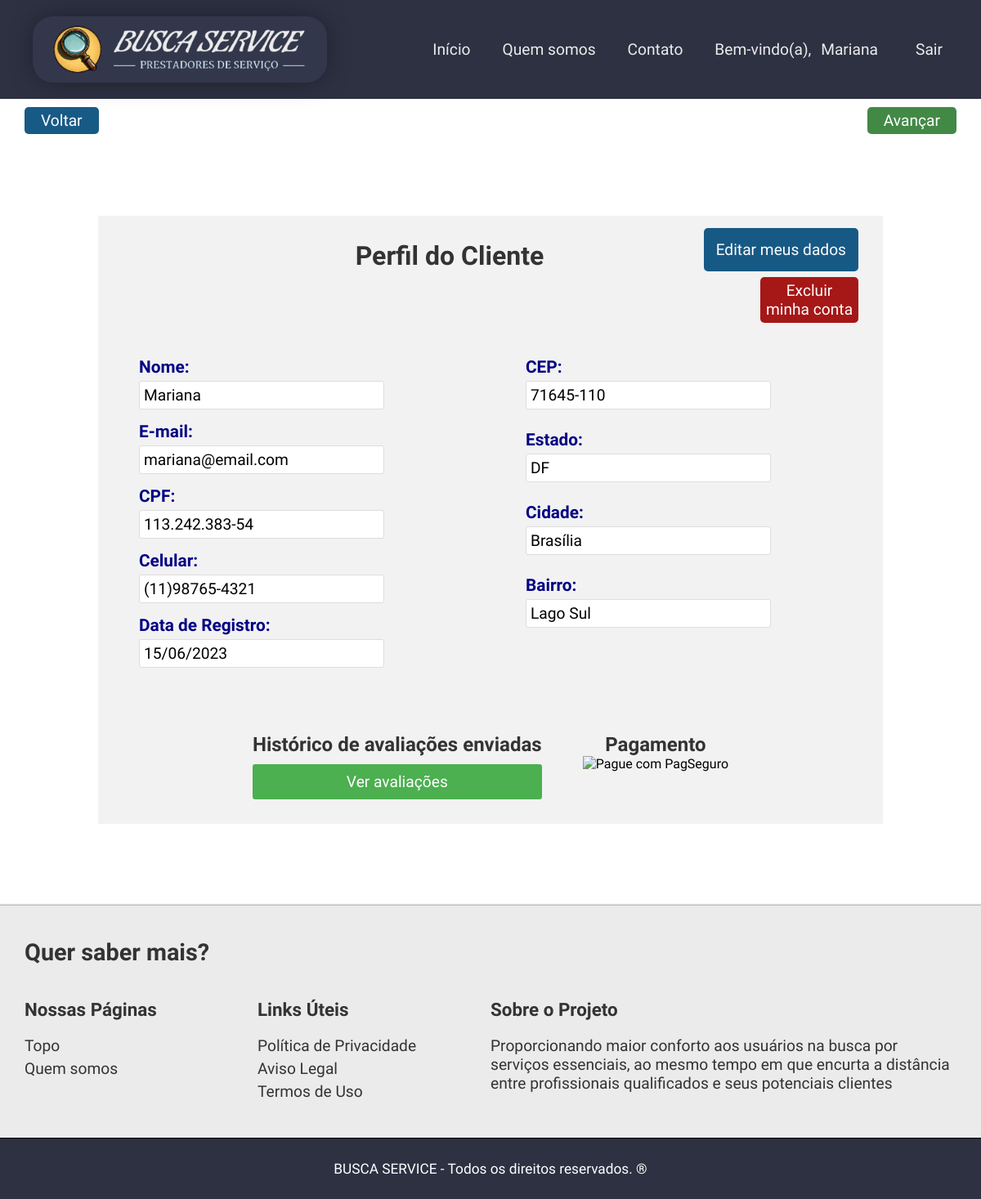
Page /app/views/perfil_cli.php (signed in) on the earlier database version.
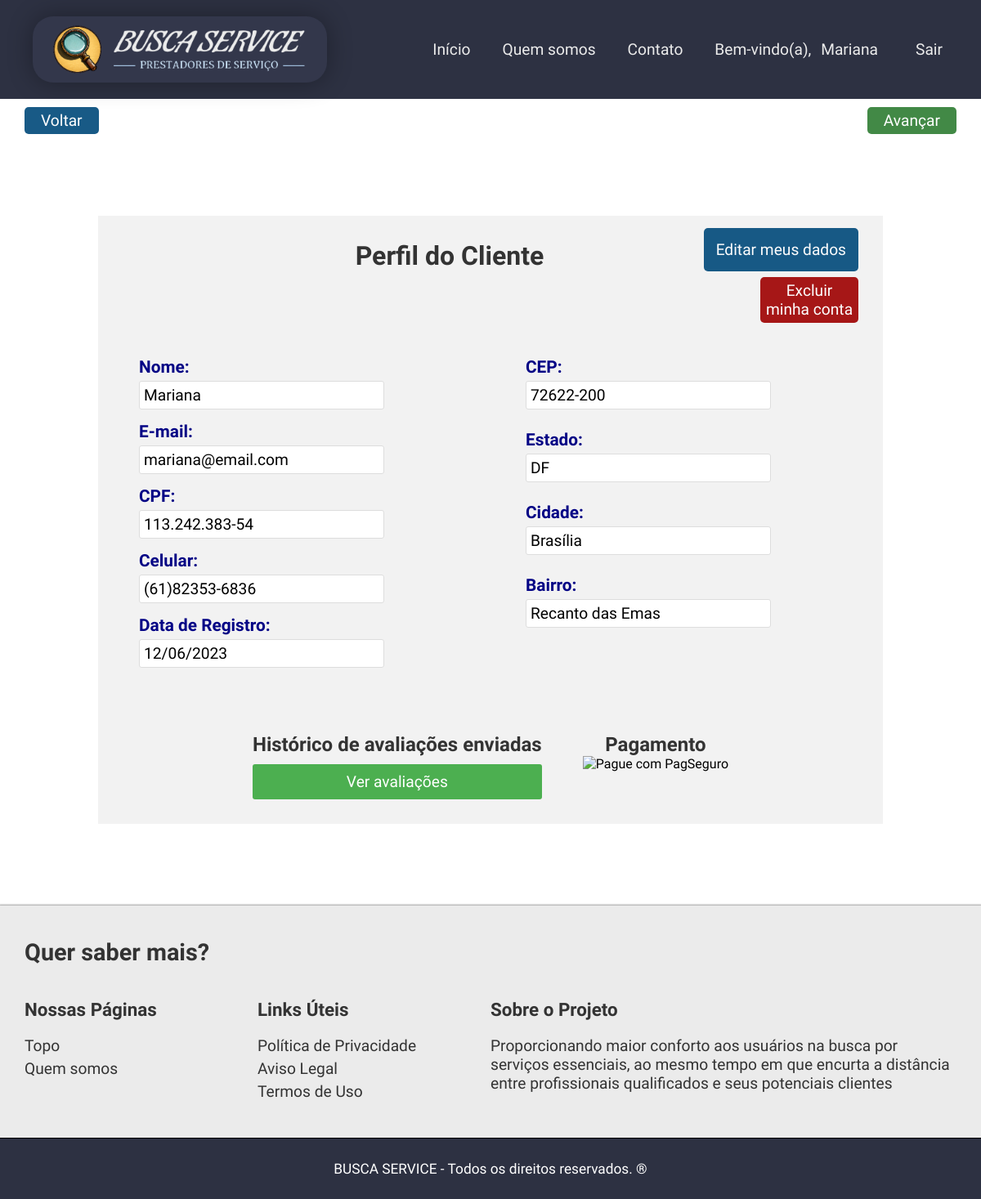
Same page on the later database version.
### tables this page shows
CREATE TABLE cliente (
  idcli INT(11) NOT NULL AUTO_INCREMENT,
  nome VARCHAR(45) NOT NULL,
  email VARCHAR(255) NOT NULL,
  senha VARCHAR(60) NOT NULL,
  cpf VARCHAR(14) NOT NULL,
  telefone VARCHAR(18) NOT NULL,
  cep VARCHAR(9) NOT NULL,
  estado VARCHAR(45) NOT NULL,
  cidade VARCHAR(45) NOT NULL,
  bairro VARCHAR(45) NOT NULL,
  perfil VARCHAR(3) NOT NULL DEFAULT 'CLI' COMMENT 'ADM=Administrador\\nPRO=Profissional\\nCLI=Cliente',
  status TINYINT(1) NOT NULL DEFAULT 1 COMMENT '\"0\" = Inativo / \"1\" = Ativo',
  dataregcli DATETIME NOT NULL DEFAULT CURRENT_TIMESTAMP(),
  PRIMARY KEY (idcli),
  UNIQUE KEY unique_cpf_cli (cpf)
  );

### app/views/perfil_cli.php (the view, shortened to what this page needs)
<?php
require_once 'layouts/site/header.php';
require_once 'layouts/site/menu.php';
$idcli = isset($_SESSION['usuario']['idcli']) ? $_SESSION['usuario']['idcli'] : 0;
$dbh = Conexao::getInstance();
$query = "SELECT * FROM `busca_service`.`cliente` WHERE idcli=:idcli LIMIT 1";
$stmt = $dbh->prepare($query);
$stmt->bindParam(':idcli', $idcli);
$stmt->execute();
$row = $stmt->fetch(PDO::FETCH_ASSOC);
?>
<body>
<?php require_once "botoes_navegacao.php"?>
    <div class="container">
        <h1 class="container_titulo">Perfil do Cliente</h1>
        <a href="update_cli.php?idcli=<?= base64_encode($row['idcli']) ?>">
        <button class="perfil-btn" name="botao" id="edit-perfil" value="editar">Editar meus dados</button>
        </a>
        <form action="" method="post">
            <button class="perfil-btn" name="botao" id="delete-perfil" value="deletar" onclick="return confirm('Deseja realmente excluir sua conta?');">Excluir minha conta</button>
        </form>
        <div class="dados">
            <div class="dados-pessoais_cli">
                <div class="campo campo-pessoal">
                    <label for="nome" class="label_perfil">Nome:</label>
                    <input type="text" id="nome" class="input_perfil" value="<?= $row['nome'] ?>" readonly>
                </div>
                <div class="campo campo-pessoal">
                    <label for="email" class="label_perfil">E-mail:</label>
                    <input type="text" id="email" class="input_perfil" value="<?= $row['email'] ?>" readonly>
                </div>
                <div class="campo campo-pessoal">
                    <label for="cpf" class="label_perfil">CPF:</label>
                    <input type="text" id="cpf" class="input_perfil" value="<?= $row['cpf'] ?>" readonly>
                </div>
                <div class="campo campo-pessoal">
                    <label for="telefone" class="label_perfil">Celular:</label>
                    <input type="text" id="telefone" class="input_perfil" value="<?= $row['telefone'] ?>" readonly>
                </div>
                <div class="campo campo-pessoal">
                    <label for="dataregcli" class="label_perfil">Data de Registro:</label>
                    <input type="text" id="data_registro" class="input_perfil" value="<?= date('d/m/Y', strtotime($row['dataregcli'])) ?>" readonly>
                </div>
            </div>
            <div class="dados dados-endereco">
                <div class="campo campo-endereco">
                    <label for="cep" class="label_perfil">CEP:</label>
                    <input type="text" id="cep" class="input_perfil" value="<?= $row['cep'] ?>" readonly>
                </div>
                <div class="campo campo-endereco">
                    <label for="estado" class="label_perfil">Estado:</label>
                    <input type="text" id="estado" class="input_perfil" value="<?= $row['estado'] ?>" readonly>
                </div>
                <div class="campo campo-endereco">
                    <label for="cidade" class="label_perfil">Cidade:</label>
                    <input type="text" id="cidade" class="input_perfil" value="<?= $row['cidade'] ?>" readonly>
                </div>
                <div class="campo campo-endereco">
                    <label for="bairro" class="label_perfil">Bairro:</label>
                    <input type="text" id="bairro" class="input_perfil" value="<?= $row['bairro'] ?>" readonly>
                </div>
            </div>
        </div>
        <div class="historico-avaliacoes">
            <h2 class="imagens_trabalho_titulo">Histórico de avaliações enviadas</h2>
            <a href="historico_ava.php?idcli=<?= base64_encode($row['idcli']) ?>" class="btn_historico">Ver avaliações</a>
        </div>
        <div class="historico-avaliacoes">
            <h2 class="imagens_trabalho_titulo">Pagamento</h2>
            <form method="post" target="pagseguro" action="https://pagseguro.uol.com.br/v2/checkout/payment.html">
                <input alt="Pague com PagSeguro" name="submit" type="image" src="https://p.simg.uol.com.br/out/pagseguro/i/botoes/pagamentos/120x53-pagar.gif" />
            </form>
        </div>
    </div>
</body>
<?php require_once 'layouts/site/footer.php'; ?>

### app/views/layouts/site/header.php (shortened to what this page needs)
<!DOCTYPE html>
<html lang="pt-br">
<head>
    <link rel="stylesheet" href="assets/css/boot.css" type="text/css">
    <link rel="stylesheet" href="assets/css/style.css" type="text/css">
    <link rel="stylesheet" href="assets/css/fonticon.css" type="text/css">
    <link rel="stylesheet" href="assets/css/login.css" type="text/css">
    <link rel="stylesheet" href="assets/css/modal.css" type="text/css">
    <link rel="stylesheet" href="assets/css/lista.css" type="text/css">
    <link rel="stylesheet" href="assets/css/formulario.css" type="text/css">
    <link rel="stylesheet" href="assets/css/footer_links.css" type="text/css">
    <link rel="stylesheet" href="assets/css/contato.css" type="text/css">
    <link rel="stylesheet" href="assets/css/resultado.css" type="text/css">
    <link rel="stylesheet" href="assets/css/perfil_cli.css" type="text/css">
    <link rel="stylesheet" href="assets/css/avaliacao.css" type="text/css">
</head>
<body>

### app/views/layouts/site/menu.php (shortened to what this page needs)
<section>
    <header class="navbar">
        <div class="main-navbar">
            <a class="main-navbar-logo-nome" href="index.php">
                <img class="imagem" src="assets/img/logomarca20_bs.png" alt="Busca Service" title="Busca Service" width="350">
            </a>
            <nav>
                <ul class="navmenu">
                    <?php
                        $currentPage = basename($_SERVER['PHP_SELF']);
                        if ($currentPage !== 'index.php') {
                            echo '<li><a href="index.php" class="navmenu_index">Início</a></li>';
                        }
                    ?>
                    <li><a href="quem_somos.php" class="navmenu_index">Quem somos</a></li>
                    <li><a href="contato.php" class="navmenu_index">Contato</a></li>
                    <?php
                    if (isset($_SESSION['usuario']) && isset($_SESSION['usuario']['perfil']) && $_SESSION['usuario']['perfil'] == 'ADM') {
                        echo "<li><a href='usuario_admin.php' class='navmenu_index'>Admin</a></li>";
                        echo "<li><a href='logout.php' class='navmenu_index'>Sair</a></li>";
                    } else if (isset($_SESSION['usuario']) && isset($_SESSION['usuario']['perfil'])) {
                        if (isset($_SESSION['usuario']['nome'])) {
                            $nomeCliente = isset($_SESSION['usuario']['nome']) ? $_SESSION['usuario']['nome'] : '';
                            $nomeArray = explode(' ', $nomeCliente);
                            $primeiroNome = $nomeArray[0];
                        } else {
                            $primeiroNome = '';
                        }
                        if ($_SESSION['usuario']['perfil'] == 'CLI') {
                            echo "<li><a href='perfil_cli.php' class='navmenu_index'>Bem-vindo(a), <span class='nome_usu'>$primeiroNome</span></a></li>";
                        } elseif ($_SESSION['usuario']['perfil'] == 'PRO') {
                            echo "<li><a href='perfil_pro.php' class='navmenu_index'>Bem-vindo(a), <span class='nome_usu'>$primeiroNome</span></a></li>";
                        }
                        echo "<li><a href='logout.php' class='navmenu_index'>Sair</a></li>";
                    }
                    ?>
                </ul>
            </nav>
        </div>
    </header>
</section>

### app/views/botoes_navegacao.php
<header>
        <p class="botoes_navegacao">
          <button onclick="history.back()" class="btn_volta2">Voltar</button>
          <button onclick="history.forward()" class="btn_avancar2">Avançar</button>
        </p>
</header>

### app/views/layouts/site/footer.php (shortened to what this page needs)
<section class="main_footer">
    <header>
        <h1>Quer saber mais?</h1>
    </header>
    <article class="main_footer_our_pages">
        <header>
            <h2>Nossas Páginas</h2>
        </header>
        <ul>
            <li><button class="topo-button" onclick="scrollToTop()">Topo</button></li>
            <li><a href="quem_somos.php">Quem somos</a></li>
        </ul>
    </article>
    <article class="main_footer_links">
        <header>
            <h2>Links Úteis</h2>
        </header>
        <ul>
            <li><a href="politica_privacidade.php">Política de Privacidade</a></li>
            <li><a href="aviso_legal.php">Aviso Legal</a></li>
            <li><a href="termos_uso.php">Termos de Uso</a></li>
        </ul>
    </article>
    <article class="main_footer_about">
        <header>
            <h2>Sobre o Projeto</h2>
        </header>
        <p>Proporcionando maior conforto aos usuários na busca por serviços essenciais, ao mesmo tempo em que encurta a distância entre profissionais qualificados e seus potenciais clientes</p>
    </article>
</section>
<footer class="main_footer_rights">
    <p> BUSCA SERVICE - Todos os direitos reservados. &reg;</p>
</footer>
</body>
</html>

### app/views/assets/css/boot.css (style rules this page uses)
* { padding: 0; margin: 0; box-sizing: border-box; text-decoration: none; font-size: 1em; font-family: 'Ubuntu', sans-serif; }

### app/views/assets/css/style.css (style rules this page uses)
html { height: 100%; min-height: 100%; }
body { display: flex; flex-direction: column; min-height: 100%; }
footer { margin-top: auto; }
.main-navbar { display: flex; justify-content: space-between; padding: 20px 40px; background-color: #2d3142; align-items: center; flex-direction: row; flex-wrap: wrap; gap: 30px; }
.main-navbar-logo-nome { display: flex; background-color: #33374b; align-items: center; text-decoration: none; color: #ebebeb; border-radius: 25px; -webkit-box-shadow: 0px 0px 31px 0px rgba(0, 0, 0, 0.33); -moz-box-shadow: 0px 0px 31px 0px rgba(0, 0, 0, 0.33); box-shadow: 0px 0px 31px 0px rgba(0, 0, 0, 0.33); transition: transform 0.3s ease; }
.imagem { border: 0px solid black; margin-right: 5px; margin-left: 5px; padding: 10px; }
.navmenu { list-style: none; display: flex; gap: 25px; font-weight: 500; }
.navmenu li { display: flex; align-items: center; }
.navmenu_index { font-size: 1.2em; text-decoration: none; color: #ebebeb; padding: 7px; border-radius: 5px; transition: all 0.5s ease; cursor: pointer; }
.nome_usu { font-size: 1em; font-weight: 300; text-decoration: none; color: #ebebeb; padding: 7px; border-radius: 5px; transition: all 0.5s ease; }
.main_footer { padding: 40px 30px; display: flex; flex-wrap: wrap; justify-content: space-between; margin: auto 0px; color: #333; background-color: #ebebeb; -webkit-box-shadow: 0px 0px 6px 3px rgba(138, 138, 138, 0.84); -moz-box-shadow: 0px 0px 6px 3px rgba(138, 138, 138, 0.84); box-shadow: 0px 0px 2px 1px rgba(138, 138, 138, 0.84); }
.main_footer>header { flex-basis: 100%; }
.main_footer>header h1 { font-size: 1.8em; margin-bottom: 40px; }
.main_footer>article h2 { margin-bottom: 20px; font-size: 1.4em; }
.main_footer>article ul li { list-style: none; margin: 5px 0; }
.main_footer>article ul li a { color: #333; font-size: 1.2em; }
.topo-button { background: none; border: none; color: #333; font-size: 1.2em; cursor: pointer; }
.main_footer_our_pages, .main_footer_links { flex-basis: 25%; }
.main_footer_about { flex-basis: 50%; }
.main_footer_about p { font-size: 1.2em; }
.main_footer_rights { justify-content: center; padding: 27px 0; width: 100%; text-align: center; background-color: #2d3142; border-top: 1px solid #000; font-size: 0.9em; color: #fff; font-weight: 300; }
.main_footer_rights p { font-size: 1.2em; }

### app/views/assets/css/lista.css (style rules this page uses)
.botoes_navegacao { display: flex; justify-content: space-between; padding: 0 30px; }
.btn_volta2 { background-color: rgb(0, 73, 122); font-size: 1.2em; font-weight: 400; margin-top: 10px; border-radius: 5px; display: inline-flex; border: none; color: #fff; padding: 5px 20px; opacity: 0.9; transition: 0.2s all ease-out; }
.btn_avancar2 { background-color: #2E7D32; font-size: 1.2em; font-weight: 400; margin-top: 10px; margin-left: 30px; border-radius: 5px; display: inline-flex; border: none; color: #fff; padding: 5px 20px; opacity: 0.9; transition: 0.2s all ease-out; }

Differences in the rows shown:
changed cliente "Mariana": telefone "(11)98765-4321" → "(61)82353-6836"; dataregcli "15/06/2023" → "12/06/2023"; cep "71645-110" → "72622-200"; bairro "Lago Sul" → "Recanto das Emas"
